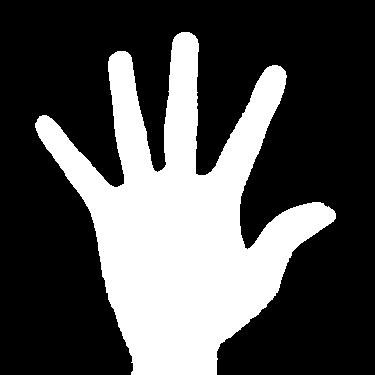
#> input picture Python/DImgP_2022/Ch13/Hand.bmp, 375 x 375 px
$ python convexity_defects.py
#> lines starting #> are read from the running program, lines starting #| are printed output that depends on the picture; after the words box and inside, x2 and y2 are one past the last pixel; in counts of white or black regions, pixels touching at a corner belong together
#> in main, `img1 = cv2.imread( "Hand.bmp", -1 )`: img1: shape (375, 375); 31.5% white; 1 white region
import cv2
import numpy as np

def convexity_defects( f ):
	g = f.copy( )
	nr, nc = f.shape[:2]
#> nr = 375; nc = 375
	contours, hierarchy = cv2.findContours( f,
              cv2.RETR_EXTERNAL, cv2.CHAIN_APPROX_NONE )
#> contours = 1 contour; box (x1, y1, x2, y2) and area: (35, 32, 336, 375) 43526
	cnt = contours[0]
#> cnt = contour of 1605 points, box (x1, y1, x2, y2) (35, 32, 336, 375), area 43526
	hull = cv2.convexHull( cnt,returnPoints = False)
#> hull = 17 values, max 1597 at index 0, min 0 at index 16, mean 725.8
	defects = cv2.convexityDefects( cnt, hull )
#> defects = [[0, 275, 144, 32609], [275, 277, 276, 114], [277, 280, 279, 142], [280, 504, 410, 27189], [504, 507, 505, 142], [507, 511, 509, 229], [515, 518, 516, 162], [518, 764, 601, 5412], [849, 1032, 879, 4055], [1032, 1035, 1033, 142], [1040, 1315, 1139, 24864], [1320, 1597, 1451, 33486]]
	for x in range( nr ):
		for y in range( nc ):
			if f[x,y] != 0:
				g[x,y] = 100
#> g: shape (375, 375); values 0 (black) and 100 (white), 31.5% white; 1 white region, box (x1, y1, x2, y2) and area: (35, 32, 336, 375) 44329
	for i in range(defects.shape[0]):
		s,e,f,d = defects[i,0]
		start = tuple( cnt[s][0] )
		end = tuple( cnt[e][0] )
		far = tuple( cnt[f][0] )
		cv2.line( g, start, end, ( 255,255,255 ), 1 )
		cv2.circle( g, far, 5, ( 255,255,255 ), -1 )
#> this loop made 12 passes
#> (s, e, f, d, start, end, far) on passes 1 to 11: (0, 275, 144, 32609, (181, 32), (117, 51), (157, 172)), (275, 277, 276, 114, (117, 51), (115, 52), (116, 52)), (277, 280, 279, 142, (115, 52), (112, 54), (113, 54)), (280, 504, 410, 27189, (112, 54), (39, 116), (123, 184)), (504, 507, 505, 142, (39, 116), (37, 119), (39, 117)), (507, 511, 509, 229, (37, 119), (35, 123), (37, 121)), (515, 518, 516, 162, (35, 127), (36, 130), (36, 128)), (518, 764, 601, 5412, (36, 130), (131, 374), (91, 213)), (849, 1032, 879, 4055, (216, 374), (333, 221), (219, 344)), (1032, 1035, 1033, 142, (333, 221), (335, 218), (333, 220)), (1040, 1315, 1139, 24864, (335, 213), (285, 71), (244, 247))
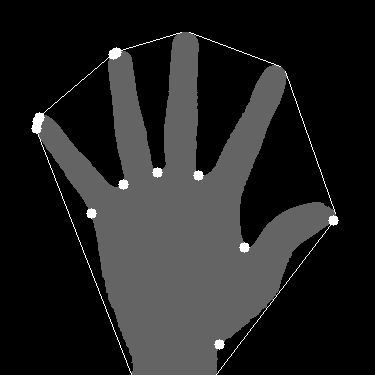
#> g: shape (375, 375); min 0, max 255, mean 34.1
	return g

def main( ):
	img1 = cv2.imread( "Hand.bmp", -1 )
	img2 = convexity_defects( img1 )
	cv2.imshow( "Original Image", img1 )
	cv2.imshow( "Convex Defects", img2 )
	cv2.waitKey( 0 )

main( )

$ run again, with Python/DImgP_2022/Ch13/ABC.bmp copied over Python/DImgP_2022/Ch13/Hand.bmp
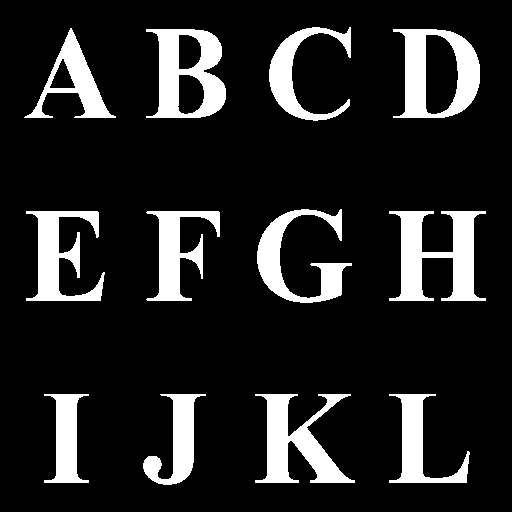
#> input picture Python/DImgP_2022/Ch13/ABC.bmp, 512 x 512 px
#> img1: shape (512, 512); 14% white; 12 white regions
#> contours = 12 contours; largest, box (x1, y1, x2, y2) and area: (393, 29, 480, 118) 5858, (146, 29, 226, 118) 5238, (389, 211, 486, 301) 4034, (255, 394, 355, 483) 3567, (257, 209, 352, 303) 2934
#> cnt = contour of 403 points, box (x1, y1, x2, y2) (389, 394, 470, 483), area 2240
#> hull = [357, 211, 209, 190, 181, 104, 0]
#> defects = [[0, 104, 17, 3328], [181, 190, 189, 226], [190, 209, 199, 241], [211, 357, 268, 13137]]
#> after the loop in convexity_defects, `for x in range( nr ):`:
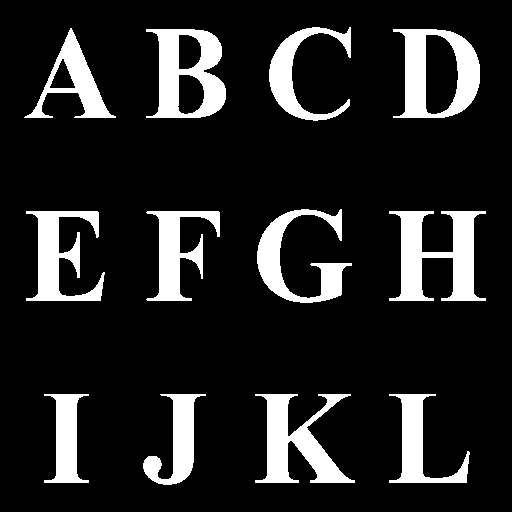
#> g: shape (512, 512); values 0 (black) and 100 (white), 14% white; 12 white regions, largest, box (x1, y1, x2, y2) and area: (389, 211, 486, 301) 4355, (146, 29, 226, 118) 3936, (393, 29, 480, 118) 3876
#> the loop in convexity_defects, `for i in range(defects.shape[0]):` made 4 passes
#> (s, e, f, d, start, end, far) on passes 1 to 4: (0, 104, 17, 3328, (389, 394), (389, 482), (402, 403)), (181, 190, 189, 226, (466, 482), (467, 473), (466, 474)), (190, 209, 199, 241, (467, 473), (469, 454), (467, 464)), (211, 357, 268, 13137, (469, 452), (435, 394), (423, 475))
#> after the loop in convexity_defects, `for i in range(defects.shape[0]):`:
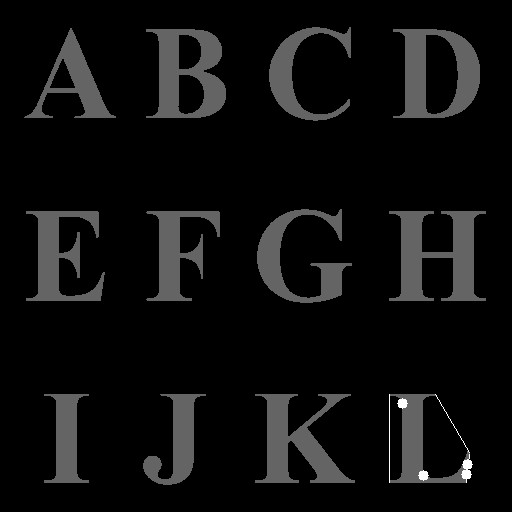
#> g: shape (512, 512); 0.18% of pixels changed, all inside (x1, y1, x2, y2) = (389, 394, 473, 483)
